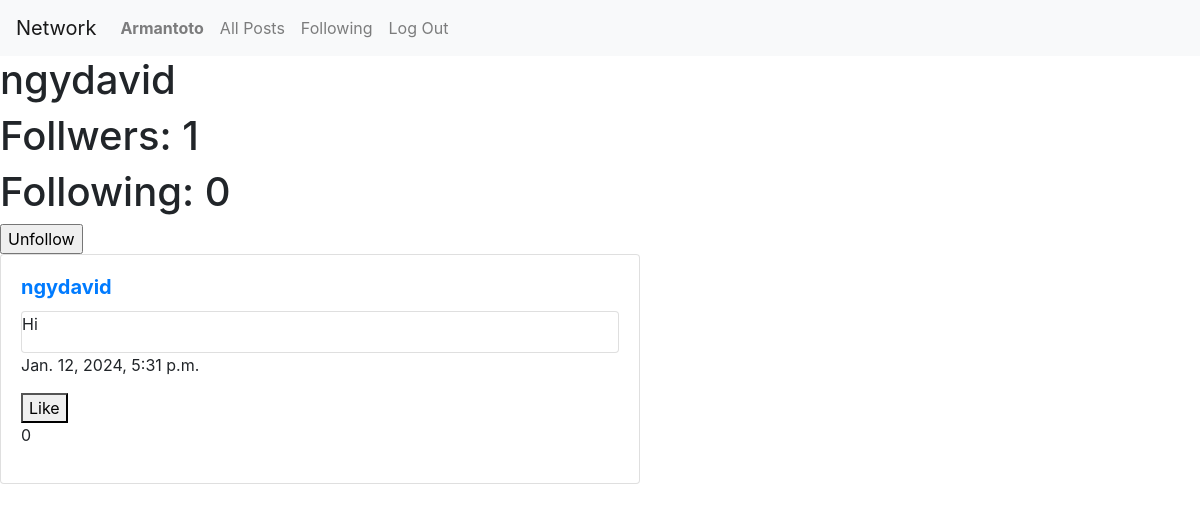
The page /get_user/1/ (signed in) on the database its author committed.
### network/models.py (models this page shows, shortened)
class User(AbstractUser):
    pass

class Post(models.Model):
    creator = models.ForeignKey(User, blank=True, on_delete=models.CASCADE, related_name="creator")
    post_content = models.TextField(max_length=500, blank=True)
    date = models.DateField(auto_now_add=True)
    time = models.TimeField(auto_now_add=True)
    likes = models.ManyToManyField(User, related_name="liked_posts", blank=True)
    likes_count = models.IntegerField(default=0)

### network/views.py (the view)
# urls.py: path("get_user/<int:userID>/", views.get_user, name="get_user"),
def get_user(request, userID):
    user = User.objects.get(pk=userID)
    all_posts = Post.objects.filter(creator=user).order_by('-date', '-time').reverse()
    following = Follow.objects.filter(user_following=user)
    followers = Follow.objects.filter(user_followed=user)
    paginator = Paginator(all_posts, 10)
    pageNumber = request.GET.get("page")
    rightPage = paginator.get_page(pageNumber)
    for post in rightPage:
        post.liked = post.likes.filter(pk=user.pk).exists()
        post.is_creator = (user == post.creator)
    try:
        ifFollowed = followers.filter(user_following=User.objects.get(pk=request.user.id))
        if len(ifFollowed) != 0:
            ifFollowed = True
        else:
            ifFollowed = False
    except:
        ifFollowed = False
    if request.method == "GET":
        return render(request, "network/user.html", {
            "allPosts": all_posts,
            "username": user.username,
            "rightPage": rightPage,
            "following": following,
            "followers": followers,
            "ifFollowed": ifFollowed,
            "currentUser": user
        })

### network/templates/network/user.html (shortened to what this page needs)
{% extends "network/layout.html" %}
{% block body %}
{% load static %}
<h1>{{ username }}</h1>
<div>
    <h1>Follwers: {{ followers.count }}</h1>
    <h1>Following: {{ following.count }}</h1>
    {% if user.is_authenticated %}
        {% if user != currentUser %}
            {% if ifFollowed %}
                <form action="{% url 'unfollow' %}" method="post">
                    <input type="submit" value="Unfollow">
                </form>
            {% else %}
            <form action="{% url 'follow' %}" method="post">
                {% csrf_token %}
                <input type="hidden" name="userFollow" value="{{ currentUser }}">
                <input type="submit" value="Follow">
            </form>
            {% endif %}
        {% endif %}
    {% endif %}
</div>
{% for post in rightPage  %}
<div class="card" style="width: 40rem;">
    <div class="card-body">
        <h5 class="card-title"><a href="{% url 'get_user' userID=post.creator.id %}"><strong>{{ post.creator }}</strong></a></h5>
        <div class="card">
            <p id="post-content-{{ post.id }}" class="card-text">{{ post.post_content }}</p>
        </div>
        <p>{{ post.date }}, {{ post.time }}</p>
        <button class="like" data-post-id="{{ post.id }}" data-liked="{{ post.liked }}">
          {% if user.is_authenticated %}
              {% if post.liked %}
                  Unlike
              {% else %}
                  Like
              {% endif %}
          {% else %}
              Likes
          {% endif %}
        </button>
        <p id="like-count-{{ post.id }}">{{ post.likes_count }}</p>
    </div>
</div>
{% endfor %}
{% endblock %}

### network/templates/network/layout.html (shortened to what this page needs)
{% load static %}
<!DOCTYPE html>
<html lang="en">
    <head>
        <link rel="stylesheet" href="https://stackpath.bootstrapcdn.com/bootstrap/4.4.1/css/bootstrap.min.css">
        <link href="{% static 'network/styles.css' %}" rel="stylesheet">
    </head>
    <body>
        <nav class="navbar navbar-expand-lg navbar-light bg-light">
            <a class="navbar-brand" href="#">Network</a>
            <div>
              <ul class="navbar-nav mr-auto">
                {% if user.is_authenticated %}
                    <li class="nav-item">
                        <a class="nav-link" href="{% url 'get_user' userID=user.id %}"><strong>{{ user.username }}</strong></a>
                    </li>
                {% endif %}
                <li class="nav-item">
                  <a class="nav-link" href="{% url 'index' %}">All Posts</a>
                </li>
                {% if user.is_authenticated %}
                    <li class="nav-item">
                        <a class="nav-link" href="{% url 'following' %}">Following</a>
                    </li>
                    <li class="nav-item">
                        <a class="nav-link" href="{% url 'logout' %}">Log Out</a>
                    </li>
                {% endif %}
              </ul>
            </div>
          </nav>
        <div class="body">
            {% block body %}
            {% endblock %}
        </div>
    </body>
</html>

### rows shown on the page
User: username "Armantoto"
User: username "ngydavid"
Post: creator "ngydavid", post_content "Hi", date "Jan. 12, 2024", time "5:31 p.m.", shows "Like", likes_count "0"

### other values the page prints
{{ followers.count }} "1"
{{ following.count }} "0"
